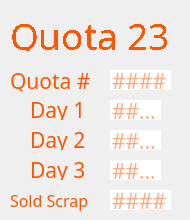
     <widget class="QWidget" name="page_23">
      <widget class="QLabel" name="label_140">
       <property name="geometry">
        <rect>
         <x>10</x>
         <y>190</y>
         <width>91</width>
         <height>21</height>
        </rect>
       </property>
       <property name="font">
        <font>
         <family>IBM 3270</family>
         <pointsize>12</pointsize>
        </font>
       </property>
       <property name="styleSheet">
        <string notr="true">color: rgb(253, 85, 0);
                                    border: none;</string>
       </property>
       <property name="text">
        <string>Sold Scrap</string>
       </property>
      </widget>
      <widget class="QLineEdit" name="q23d3">
       <property name="geometry">
        <rect>
         <x>110</x>
         <y>160</y>
         <width>51</width>
         <height>20</height>
        </rect>
       </property>
       <property name="font">
        <font>
         <family>IBM 3270</family>
         <pointsize>16</pointsize>
        </font>
       </property>
       <property name="styleSheet">
        <string notr="true">color: rgb(253, 85, 0);
                                    border: none;</string>
       </property>
       <property name="maxLength">
        <number>4</number>
       </property>
       <property name="placeholderText">
        <string>####</string>
       </property>
      </widget>
      <widget class="QLabel" name="label_141">
       <property name="geometry">
        <rect>
         <x>30</x>
         <y>100</y>
         <width>61</width>
         <height>20</height>
        </rect>
       </property>
       <property name="font">
        <font>
         <family>IBM 3270</family>
         <pointsize>16</pointsize>
        </font>
       </property>
       <property name="styleSheet">
        <string notr="true">color: rgb(253, 85, 0);
                                    border: none;</string>
       </property>
       <property name="text">
        <string>Day 1</string>
       </property>
      </widget>
      <widget class="QLineEdit" name="q23sold">
       <property name="geometry">
        <rect>
         <x>110</x>
         <y>190</y>
         <width>61</width>
         <height>20</height>
        </rect>
       </property>
       <property name="font">
        <font>
         <family>IBM 3270</family>
         <pointsize>16</pointsize>
        </font>
       </property>
       <property name="styleSheet">
        <string notr="true">color: rgb(253, 85, 0);
                                    border: none;</string>
       </property>
       <property name="maxLength">
        <number>5</number>
       </property>
       <property name="placeholderText">
        <string>####</string>
       </property>
      </widget>
      <widget class="QLineEdit" name="q23d1">
       <property name="geometry">
        <rect>
         <x>110</x>
         <y>100</y>
         <width>51</width>
         <height>20</height>
        </rect>
       </property>
       <property name="font">
        <font>
         <family>IBM 3270</family>
         <pointsize>16</pointsize>
         <weight>50</weight>
         <bold>false</bold>
        </font>
       </property>
       <property name="styleSheet">
        <string notr="true">color: rgb(253, 85, 0);
                                    border: none;</string>
       </property>
       <property name="inputMethodHints">
        <set>Qt::ImhNone</set>
       </property>
       <property name="text">
        <string/>
       </property>
       <property name="maxLength">
        <number>4</number>
       </property>
       <property name="readOnly">
        <bool>false</bool>
       </property>
       <property name="placeholderText">
        <string>####</string>
       </property>
      </widget>
      <widget class="QLineEdit" name="q23d2">
       <property name="geometry">
        <rect>
         <x>110</x>
         <y>130</y>
         <width>51</width>
         <height>20</height>
        </rect>
       </property>
       <property name="font">
        <font>
         <family>IBM 3270</family>
         <pointsize>16</pointsize>
        </font>
       </property>
       <property name="styleSheet">
        <string notr="true">color: rgb(253, 85, 0);
                                    border: none;</string>
       </property>
       <property name="maxLength">
        <number>4</number>
       </property>
       <property name="placeholderText">
        <string>####</string>
       </property>
      </widget>
      <widget class="QLabel" name="label_142">
       <property name="geometry">
        <rect>
         <x>10</x>
         <y>70</y>
         <width>81</width>
         <height>21</height>
        </rect>
       </property>
       <property name="font">
        <font>
         <family>IBM 3270</family>
         <pointsize>16</pointsize>
        </font>
       </property>
       <property name="styleSheet">
        <string notr="true">color: rgb(253, 85, 0);</string>
       </property>
       <property name="text">
        <string>Quota #</string>
       </property>
      </widget>
      <widget class="QLineEdit" name="q23">
       <property name="geometry">
        <rect>
         <x>110</x>
         <y>70</y>
         <width>61</width>
         <height>20</height>
        </rect>
       </property>
       <property name="font">
        <font>
         <family>IBM 3270</family>
         <pointsize>16</pointsize>
        </font>
       </property>
       <property name="styleSheet">
        <string notr="true">color: rgb(253, 85, 0);
                                    border: none;</string>
       </property>
       <property name="text">
        <string/>
       </property>
       <property name="maxLength">
        <number>5</number>
       </property>
       <property name="readOnly">
        <bool>false</bool>
       </property>
       <property name="placeholderText">
        <string>####</string>
       </property>
      </widget>
      <widget class="QLabel" name="label_143">
       <property name="geometry">
        <rect>
         <x>30</x>
         <y>130</y>
         <width>61</width>
         <height>20</height>
        </rect>
       </property>
       <property name="font">
        <font>
         <family>IBM 3270</family>
         <pointsize>16</pointsize>
        </font>
       </property>
       <property name="styleSheet">
        <string notr="true">color: rgb(253, 85, 0);
                                    border: none;</string>
       </property>
       <property name="text">
        <string>Day 2</string>
       </property>
      </widget>
      <widget class="QLabel" name="label_144">
       <property name="geometry">
        <rect>
         <x>30</x>
         <y>160</y>
         <width>61</width>
         <height>20</height>
        </rect>
       </property>
       <property name="font">
        <font>
         <family>IBM 3270</family>
         <pointsize>16</pointsize>
        </font>
       </property>
       <property name="styleSheet">
        <string notr="true">color: rgb(253, 85, 0);
                                    border: none;</string>
       </property>
       <property name="text">
        <string>Day 3</string>
       </property>
      </widget>
      <widget class="QLabel" name="label_145">
       <property name="geometry">
        <rect>
         <x>10</x>
         <y>10</y>
         <width>171</width>
         <height>41</height>
        </rect>
       </property>
       <property name="sizePolicy">
        <sizepolicy hsizetype="Fixed" vsizetype="Fixed">
         <horstretch>0</horstretch>
         <verstretch>0</verstretch>
        </sizepolicy>
       </property>
       <property name="font">
        <font>
         <family>IBM 3270</family>
         <pointsize>24</pointsize>
         <weight>50</weight>
         <italic>false</italic>
         <bold>false</bold>
         <stylestrategy>NoAntialias</stylestrategy>
        </font>
       </property>
       <property name="styleSheet">
        <string notr="true">font: 24pt &quot;IBM 3270&quot;;
                                    color: rgb(253, 85, 0);</string>
       </property>
       <property name="text">
        <string>&lt;html&gt;&lt;head/&gt;&lt;body&gt;&lt;p&gt;&lt;span
                                    style=&quot; font-size:28pt;&quot;&gt;Quota
                                    23&lt;/span&gt;&lt;/p&gt;&lt;/body&gt;&lt;/html&gt;</string>
       </property>
      </widget>
     </widget>
